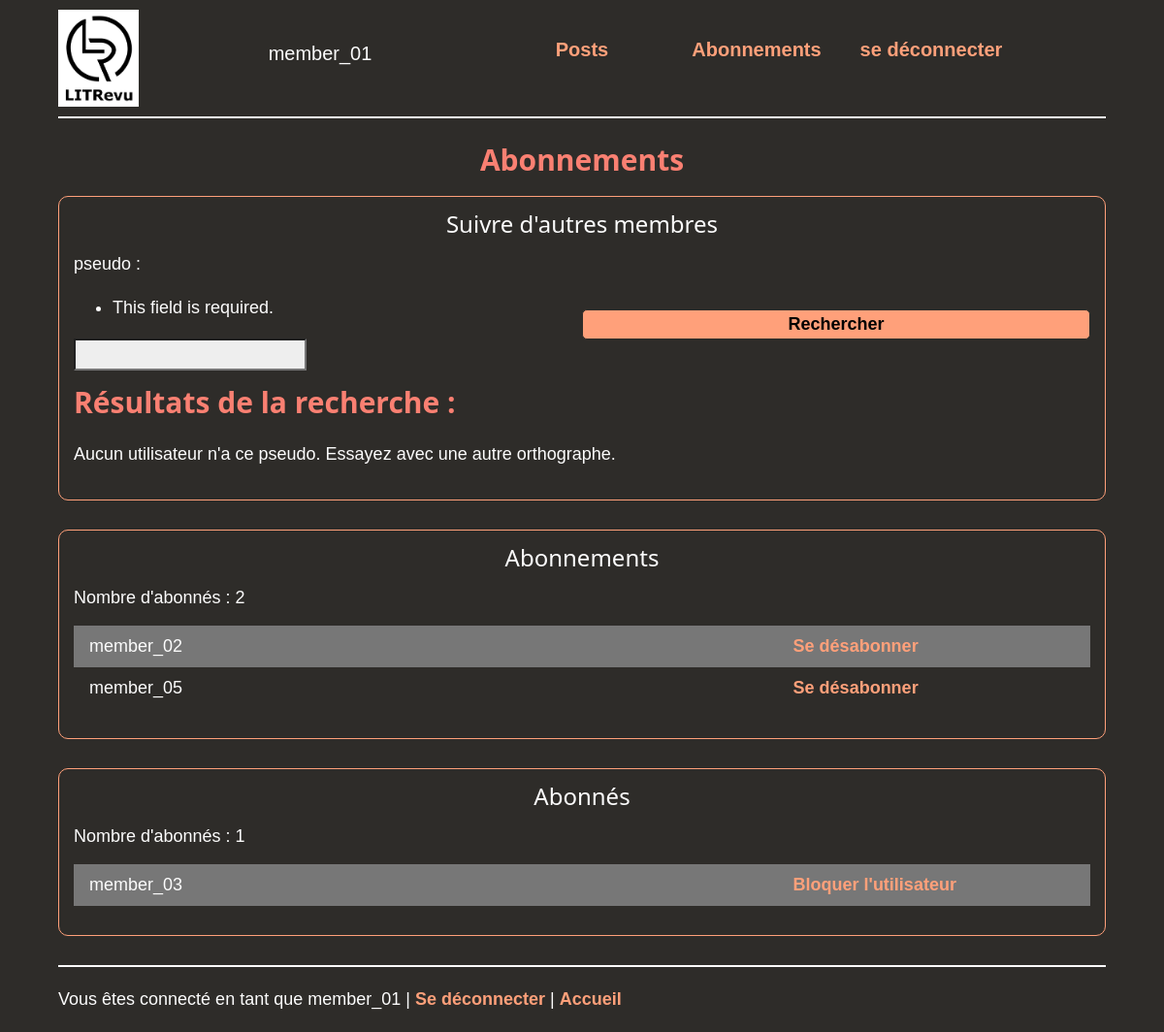
The page /abonnements/ (signed in) on the database as committed earlier.
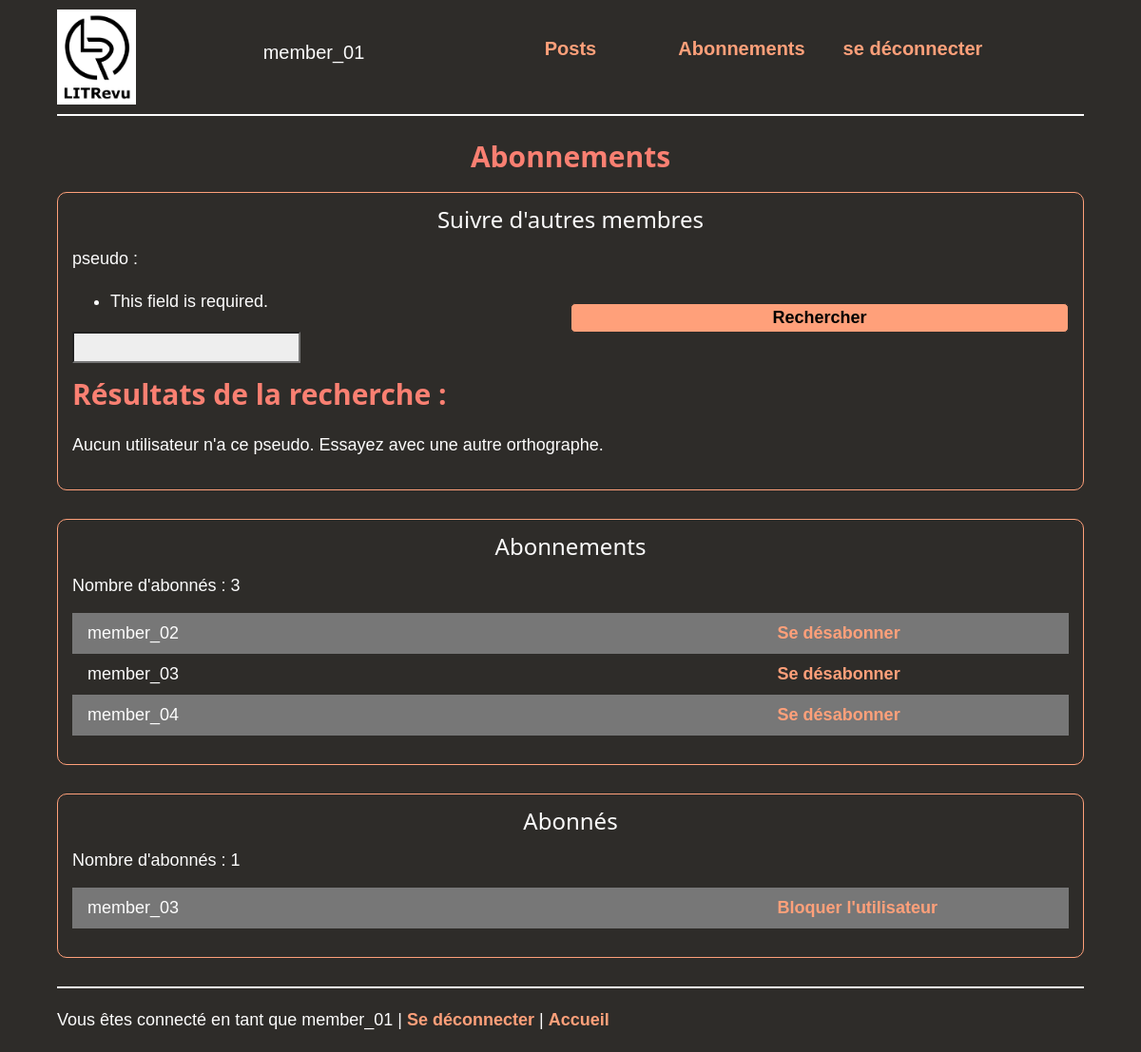
The same page on the database as committed later.
### reviews/models.py (models this page shows)
class UserFollows(models.Model):
    user = models.ForeignKey(
        settings.AUTH_USER_MODEL,
        on_delete=models.CASCADE,
        related_name='following',
    )
    followed_user = models.ForeignKey(
        settings.AUTH_USER_MODEL,
        on_delete=models.CASCADE,
        related_name='followed_by',
    )
    class Meta:
        unique_together = ('user', 'followed_user', )
        verbose_name_plural = 'User Follows'

### reviews/views.py (the view)
# urls.py: path('abonnements/', views.abonnements, name='abonnements'),
@login_required
def abonnements(request):
    header = 'Abonnements'
    user = request.user
    " Search form to find other User instances. "
    users = []
    form = forms.UserForm(request.GET)
    if form.is_valid():
        username = form.cleaned_data['username']
        users = User.objects.filter(username__icontains=username)
    " Subscriptions and followers to display. "
    followed = UserFollows.objects.filter(
        user__username=request.user.username)
    followers = UserFollows.objects.filter(
        followed_user__username=request.user.username)
    return render(request, 'rev/abonnements.html', context={
            'header': header,
            'followed': followed,
            'followers': followers,
            'user': user,
            'users': users,
            'form': form,
        }
    )

### reviews/forms.py
class UserForm(forms.Form):
    username = forms.CharField(label="pseudo ", max_length=150)

### reviews/templates/rev/abonnements.html (shortened to what this page needs)
{% extends 'base.html' %}
{% block content %}
    <div class="cadre">
        <h3 class="w3-center">Suivre d'autres membres</h3>
        <form action="" method="get">
            <div class="w3-row">
                <div class="w3-col m6">
                    {{ form }}
                </div>
                <div class="w3-col m6">
                    <button class="serach_button" type="submit">Rechercher</button>
                </div>
            </div>
        </form>
        <h2>Résultats de la recherche :</h2>
        {% if users %}
        <table class="w3-table w3-striped">
            {% for u in users %}
            <tr>
                <td>{{ u }} (id : {{ u.id }}) </td>
                <td><a href="{% url 'create-abo' user_id=u.id %}">S'abonner</a> </td>
            </tr>
            {% empty %}
                <p>Aucun membre n'a ce pseudo </p>
            {% endfor %}
        </table>
        {% else %}
        <p>
            Aucun utilisateur n'a ce pseudo. Essayez avec une autre orthographe.
        </p>
        {% endif %}
    </div>
    <div class="cadre">
        <h3 class="w3-center">Abonnements</h3>
        Nombre d'abonnés : {{ followed.all.count }} <br>
        <table class="w3-table w3-striped subscriptions">
            {% for f in followed %}
            <tr>
                <td>{{ f.followed_user }} </td>
                <td><a href="{% url 'delete-abo' abonnements_id=f.id %}">Se désabonner</a> </td>
            </tr>
            {% empty %}
            <tr>
                <td>
                    <p>Vous n'avez pas d'abonnement </p>
                </td>
            </tr>
            {% endfor %}
        </table>
    </div>
    <div class="cadre">
        <h3 class="w3-center">Abonnés</h3>
        Nombre d'abonnés : {{ followers.all.count }} <br>
        <table class="w3-table w3-striped subscriptions">
            {% for fr in followers %}
            <tr>
                <td>{{ fr.user }} </td>
                <td><a href="{% url 'block-user' block_user_id=fr.user.id user_id=fr.followed_user.id %}">
                    Bloquer l'utilisateur
                </a> </td>
            </tr>
            {% empty %}
            <tr>
                <td>
                    <p>Vous n'avez pas d'abonné </p>
                </td>
            </tr>
            {% endfor %}
        </table>
    </div>
{% endblock content %}

Rows that differ between the two databases and show on the page:
removed UserFollows: followed_user "member_05", shown under "Abonnements"
added UserFollows: followed_user "member_03", shown under "Abonnements"
added UserFollows: followed_user "member_04", shown under "Abonnements"
Other text that changed with them:
{{ followed.all.count }}: "2" → "3"
